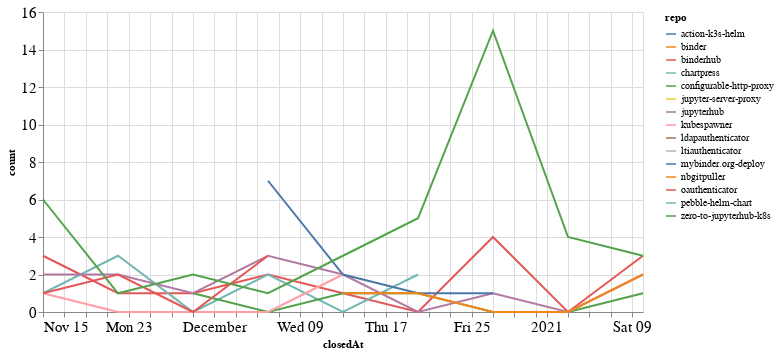

The notebook cell this image was saved under:
### Code cell
closed_by_time = closed_by.groupby('repo').resample('W', on='closedAt').count()['author'].reset_index()
closed_by_time = closed_by_time.rename(columns={'author': 'count'})

alt.Chart(closed_by_time, width=600).mark_line().encode(
    x='closedAt',
    y='count',
    color='repo',
    tooltip="repo"
)

### Figure 1 — Vega-Lite specification as saved in the notebook (floating-point values rounded to 4 significant figures)
{"config": {"axisLeft": {"labelFontSize": 15}, "axisBottom": {"labelFontSize": 15}}, "data": {"name": "data-ba59e9f53813e86eb0e16bf743c7f656"}, "mark": "line", "encoding": {"color": {"type": "nominal", "field": "repo"}, "tooltip": {"type": "nominal", "field": "repo"}, "x": {"type": "temporal", "field": "closedAt"}, "y": {"type": "quantitative", "field": "count"}}, "width": 600, "$schema": "https://vega.github.io/schema/vega-lite/v4.8.1.json", "datasets": {"data-ba59e9f53813e86eb0e16bf743c7f656": [{"repo": "action-k3s-helm", "closedAt": "2021-01-03T00:00:00", "count": 4}, {"repo": "binder", "closedAt": "2020-11-29T00:00:00", "count": 1}, {"repo": "binderhub", "closedAt": "2020-11-15T00:00:00", "count": 3}, {"repo": "binderhub", "closedAt": "2020-11-22T00:00:00", "count": 1}, {"repo": "binderhub", "closedAt": "2020-11-29T00:00:00", "count": 1}, {"repo": "binderhub", "closedAt": "2020-12-06T00:00:00", "count": 2}, {"repo": "binderhub", "closedAt": "2020-12-13T00:00:00", "count": 1}, {"repo": "binderhub", "closedAt": "2020-12-20T00:00:00", "count": 0}, {"repo": "binderhub", "closedAt": "2020-12-27T00:00:00", "count": 4}, {"repo": "binderhub", "closedAt": "2021-01-03T00:00:00", "count": 0}, {"repo": "binderhub", "closedAt": "2021-01-10T00:00:00", "count": 3}, {"repo": "chartpress", "closedAt": "2020-11-15T00:00:00", "count": 1}, {"repo": "chartpress", "closedAt": "2020-11-22T00:00:00", "count": 3}, {"repo": "chartpress", "closedAt": "2020-11-29T00:00:00", "count": 0}, {"repo": "chartpress", "closedAt": "2020-12-06T00:00:00", "count": 2}, {"repo": "chartpress", "closedAt": "2020-12-13T00:00:00", "count": 0}, {"repo": "chartpress", "closedAt": "2020-12-20T00:00:00", "count": 2}, {"repo": "configurable-http-proxy", "closedAt": "2020-11-29T00:00:00", "count": 1}, {"repo": "configurable-http-proxy", "closedAt": "2020-12-06T00:00:00", "count": 0}, {"repo": "configurable-http-proxy", "closedAt": "2020-12-13T00:00:00", "count": 1}, {"repo": "configurable-http-proxy", "closedAt": "2020-12-20T00:00:00", "count": 1}, {"repo": "configurable-http-proxy", "closedAt": "2020-12-27T00:00:00", "count": 0}, {"repo": "configurable-http-proxy", "closedAt": "2021-01-03T00:00:00", "count": 0}, {"repo": "configurable-http-proxy", "closedAt": "2021-01-10T00:00:00", "count": 1}, {"repo": "jupyter-server-proxy", "closedAt": "2021-01-10T00:00:00", "count": 2}, {"repo": "jupyterhub", "closedAt": "2020-11-15T00:00:00", "count": 2}, {"repo": "jupyterhub", "closedAt": "2020-11-22T00:00:00", "count": 2}, {"repo": "jupyterhub", "closedAt": "2020-11-29T00:00:00", "count": 1}, {"repo": "jupyterhub", "closedAt": "2020-12-06T00:00:00", "count": 3}, {"repo": "jupyterhub", "closedAt": "2020-12-13T00:00:00", "count": 2}, {"repo": "jupyterhub", "closedAt": "2020-12-20T00:00:00", "count": 0}, {"repo": "jupyterhub", "closedAt": "2020-12-27T00:00:00", "count": 1}, {"repo": "jupyterhub", "closedAt": "2021-01-03T00:00:00", "count": 0}, {"repo": "jupyterhub", "closedAt": "2021-01-10T00:00:00", "count": 2}, {"repo": "kubespawner", "closedAt": "2020-11-15T00:00:00", "count": 1}, {"repo": "kubespawner", "closedAt": "2020-11-22T00:00:00", "count": 0}, {"repo": "kubespawner", "closedAt": "2020-11-29T00:00:00", "count": 0}, {"repo": "kubespawner", "closedAt": "2020-12-06T00:00:00", "count": 0}, {"repo": "kubespawner", "closedAt": "2020-12-13T00:00:00", "count": 2}, {"repo": "ldapauthenticator", "closedAt": "2020-12-13T00:00:00", "count": 1}, {"repo": "ltiauthenticator", "closedAt": "2020-12-06T00:00:00", "count": 1}, {"repo": "mybinder.org-deploy", "closedAt": "2020-12-06T00:00:00", "count": 7}, {"repo": "mybinder.org-deploy", "closedAt": "2020-12-13T00:00:00", "count": 2}, {"repo": "mybinder.org-deploy", "closedAt": "2020-12-20T00:00:00", "count": 1}, {"repo": "mybinder.org-deploy", "closedAt": "2020-12-27T00:00:00", "count": 1}, {"repo": "nbgitpuller", "closedAt": "2020-12-13T00:00:00", "count": 1}, {"repo": "nbgitpuller", "closedAt": "2020-12-20T00:00:00", "count": 1}, {"repo": "nbgitpuller", "closedAt": "2020-12-27T00:00:00", "count": 0}, {"repo": "nbgitpuller", "closedAt": "2021-01-03T00:00:00", "count": 0}, {"repo": "nbgitpuller", "closedAt": "2021-01-10T00:00:00", "count": 2}, {"repo": "oauthenticator", "closedAt": "2020-11-15T00:00:00", "count": 1}, {"repo": "oauthenticator", "closedAt": "2020-11-22T00:00:00", "count": 2}, {"repo": "oauthenticator", "closedAt": "2020-11-29T00:00:00", "count": 0}, {"repo": "oauthenticator", "closedAt": "2020-12-06T00:00:00", "count": 3}, {"repo": "pebble-helm-chart", "closedAt": "2020-12-13T00:00:00", "count": 1}, {"repo": "zero-to-jupyterhub-k8s", "closedAt": "2020-11-15T00:00:00", "count": 6}, {"repo": "zero-to-jupyterhub-k8s", "closedAt": "2020-11-22T00:00:00", "count": 1}, {"repo": "zero-to-jupyterhub-k8s", "closedAt": "2020-11-29T00:00:00", "count": 2}, {"repo": "zero-to-jupyterhub-k8s", "closedAt": "2020-12-06T00:00:00", "count": 1}, {"repo": "zero-to-jupyterhub-k8s", "closedAt": "2020-12-13T00:00:00", "count": 3}, {"repo": "zero-to-jupyterhub-k8s", "closedAt": "2020-12-20T00:00:00", "count": 5}, {"repo": "zero-to-jupyterhub-k8s", "closedAt": "2020-12-27T00:00:00", "count": 15}, {"repo": "zero-to-jupyterhub-k8s", "closedAt": "2021-01-03T00:00:00", "count": 4}, {"repo": "zero-to-jupyterhub-k8s", "closedAt": "2021-01-10T00:00:00", "count": 3}]}}
